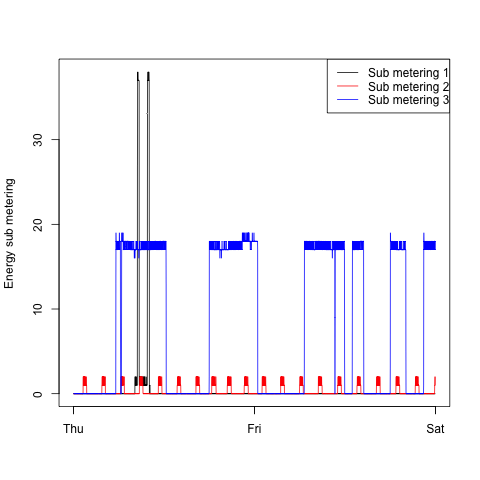

Generate this figure with R:
source("load_data.r")
plot(data$time, data$sub_metering_1,
     type="n", xlab="", ylab="Energy sub metering")
lines(data$time, data$sub_metering_1, type="l", col="black")
lines(data$time, data$sub_metering_2, type="l", col="red")
lines(data$time, data$sub_metering_3, type="l", col="blue")
legend("topright", legend = c("Sub metering 1", "Sub metering 2", "Sub metering 3"), lty=c(1,1,1), col=c("black","red", "blue"))
dev.copy(png,'plot3.png',  width = 480, height = 480)
dev.off()
